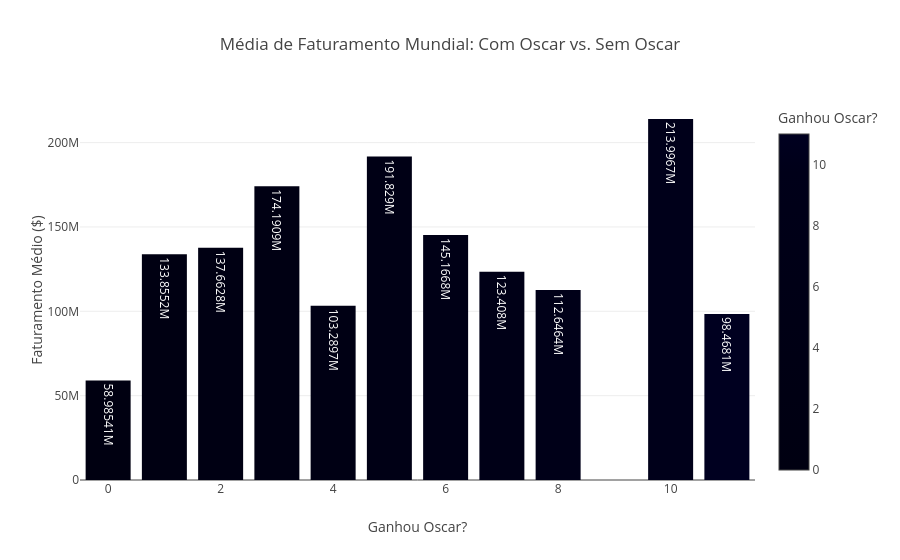

Write notebook code for a chart like this one.
### Code cell
# prototipo do gráfico de barras para o Oscar (sem as cores e ajustes finais)
# adição ao streamlit depois, mas aqui é para testar o gráfico mesmo
fig_oscar = px.bar(df_oscar_money,
                    x='oscar',
                    y='gross_world_wide',
                    color='oscar',
                    title="Média de Faturamento Mundial: Com Oscar vs. Sem Oscar",
                    labels={
                        'gross_world_wide': 'Faturamento Médio ($)', 'oscar': 'Ganhou Oscar?'},
                    text_auto=True,
                    # Prata e Ouro!
                    color_discrete_map={'Não': '#C0C0C0', 'Sim': '#FFD700'})
fig_oscar.show()

# st.plotly_chart(fig_oscar, use_container_width=True)

### Figure 1 — Plotly figure (JSON) as saved in the notebook; plotly's stock layout.template omitted (floating-point values rounded to 4 significant figures)
{"data": [{"hovertemplate": "Ganhou Oscar?=%{marker.color}<br>Faturamento Médio ($)=%{y}<extra></extra>", "legendgroup": "", "marker": {"color": [0, 1, 2, 3, 4, 5, 6, 7, 8, 10, 11], "coloraxis": "coloraxis", "pattern": {"shape": ""}}, "name": "", "orientation": "v", "showlegend": false, "textposition": "auto", "texttemplate": "%{y}", "type": "bar", "x": [0, 1, 2, 3, 4, 5, 6, 7, 8, 10, 11], "xaxis": "x", "y": [58990000.0, 133900000.0, 137700000.0, 174200000.0, 103300000.0, 191800000.0, 145200000.0, 123400000.0, 112600000.0, 214000000.0, 98470000.0], "yaxis": "y"}], "layout": {"barmode": "relative", "coloraxis": {"colorbar": {"title": {"text": "Ganhou Oscar?"}}, "colorscale": [[0, "#000011"], [0.1111, "#000012"], [0.2222, "#000013"], [0.3333, "#000014"], [0.4444, "#000015"], [0.5556, "#000016"], [0.6667, "#000017"], [0.7778, "#000018"], [0.8889, "#000019"], [1, "#000020"]]}, "legend": {"tracegroupgap": 0}, "title": {"text": "Média de Faturamento Mundial: Com Oscar vs. Sem Oscar"}, "xaxis": {"anchor": "y", "domain": [0, 1], "title": {"text": "Ganhou Oscar?"}}, "yaxis": {"anchor": "x", "domain": [0, 1], "title": {"text": "Faturamento Médio ($)"}}}}
